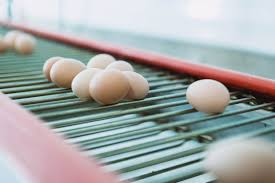
#> input picture data/images/images_1.jpg, 275 x 183 px, found by its file name; its folder holds only this picture in this run
$ python data_preparationold.py
#> lines starting #> are read from the running program, lines starting #| are printed output that depends on the picture
import cv2
import numpy as np
import os
from sklearn.model_selection import train_test_split

def load_and_preprocess_image(image_path, target_size=(224, 224)):
#> called with image_path = 'data/images/images_1.jpg', target_size = (224, 224)
    img = cv2.imread(image_path)
#> img is the input picture: shape (183, 275, 3); mean B, G, R 168.3, 169.1, 165.2
    img = cv2.cvtColor(img, cv2.COLOR_BGR2RGB)
    img = cv2.resize(img, target_size)
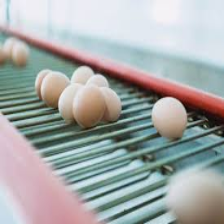
#> img: shape (224, 224, 3); mean R, G, B 165.1, 169, 168.2
    img = img / 255.0  # Normalize pixel values
    return img

def augment_data(image):
    # Apply random rotation
    angle = np.random.uniform(-20, 20)
    h, w = image.shape[:2]
    M = cv2.getRotationMatrix2D((w/2, h/2), angle, 1)
    image = cv2.warpAffine(image, M, (w, h))

    # Apply random brightness adjustment
    brightness = np.random.uniform(0.8, 1.2)
    image = image * brightness
    image = np.clip(image, 0, 1)

    return image

def prepare_dataset(data_dir, target_size=(224, 224)):
    images = []
    labels = []

    for filename in os.listdir(data_dir):
        if filename.endswith(".jpg") or filename.endswith(".png"):
            img_path = os.path.join(data_dir, filename)
            img = load_and_preprocess_image(img_path, target_size)
            images.append(img)

            # Extract label from filename (assuming format: image_label.jpg)
            label = int(filename.split('_')[1].split('.')[0])
            labels.append(label)

    return np.array(images), np.array(labels)

def split_dataset(images, labels, test_size=0.2, val_size=0.2):
    X_train, X_test, y_train, y_test = train_test_split(images, labels, test_size=test_size, random_state=42)
    X_train, X_val, y_train, y_val = train_test_split(X_train, y_train, test_size=val_size, random_state=42)
    return X_train, X_val, X_test, y_train, y_val, y_test

if __name__ == "__main__":
    data_dir = "data/images"
    images, labels = prepare_dataset(data_dir)
#> labels = [1]
    X_train, X_val, X_test, y_train, y_val, y_test = split_dataset(images, labels)
#> (the run stopped early here; a loop or call above may not have finished)
